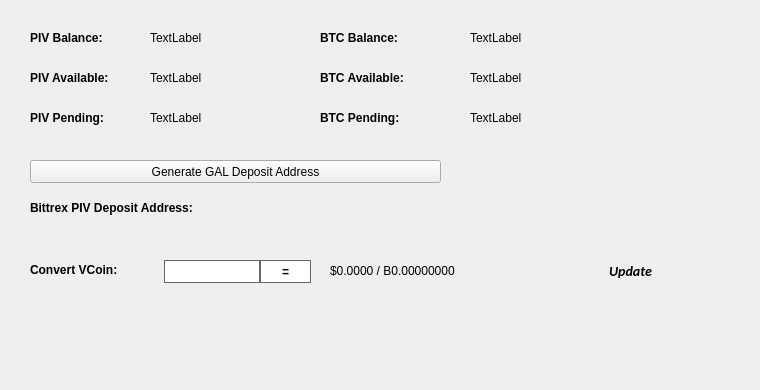
   <widget class="QWidget" name="BalanceTab">
    <attribute name="title">
     <string>Balance</string>
    </attribute>
    <widget class="QLabel" name="BitcoinBalanceLabel">
     <property name="geometry">
      <rect>
       <x>470</x>
       <y>30</y>
       <width>150</width>
       <height>16</height>
      </rect>
     </property>
     <property name="text">
      <string>TextLabel</string>
     </property>
    </widget>
    <widget class="QLabel" name="PIVBalanceLabel">
     <property name="geometry">
      <rect>
       <x>150</x>
       <y>30</y>
       <width>150</width>
       <height>16</height>
      </rect>
     </property>
     <property name="text">
      <string>TextLabel</string>
     </property>
    </widget>
    <widget class="QLabel" name="label_11">
     <property name="geometry">
      <rect>
       <x>30</x>
       <y>30</y>
       <width>101</width>
       <height>16</height>
      </rect>
     </property>
     <property name="font">
      <font>
       <weight>75</weight>
       <bold>true</bold>
      </font>
     </property>
     <property name="text">
      <string>PIV Balance:</string>
     </property>
    </widget>
    <widget class="QLabel" name="label_12">
     <property name="geometry">
      <rect>
       <x>320</x>
       <y>30</y>
       <width>101</width>
       <height>16</height>
      </rect>
     </property>
     <property name="font">
      <font>
       <weight>75</weight>
       <bold>true</bold>
      </font>
     </property>
     <property name="text">
      <string>BTC Balance:</string>
     </property>
    </widget>
    <widget class="QLabel" name="PIVAvailableLabel_2">
     <property name="geometry">
      <rect>
       <x>150</x>
       <y>70</y>
       <width>150</width>
       <height>16</height>
      </rect>
     </property>
     <property name="text">
      <string>TextLabel</string>
     </property>
    </widget>
    <widget class="QLabel" name="label_13">
     <property name="geometry">
      <rect>
       <x>30</x>
       <y>70</y>
       <width>111</width>
       <height>16</height>
      </rect>
     </property>
     <property name="font">
      <font>
       <weight>75</weight>
       <bold>true</bold>
      </font>
     </property>
     <property name="text">
      <string>PIV Available:</string>
     </property>
    </widget>
    <widget class="QLabel" name="label_14">
     <property name="geometry">
      <rect>
       <x>30</x>
       <y>110</y>
       <width>101</width>
       <height>16</height>
      </rect>
     </property>
     <property name="font">
      <font>
       <weight>75</weight>
       <bold>true</bold>
      </font>
     </property>
     <property name="text">
      <string>PIV Pending:</string>
     </property>
    </widget>
    <widget class="QLabel" name="PIVPendingLabel">
     <property name="geometry">
      <rect>
       <x>150</x>
       <y>110</y>
       <width>150</width>
       <height>16</height>
      </rect>
     </property>
     <property name="text">
      <string>TextLabel</string>
     </property>
    </widget>
    <widget class="QLabel" name="label_15">
     <property name="geometry">
      <rect>
       <x>320</x>
       <y>70</y>
       <width>111</width>
       <height>16</height>
      </rect>
     </property>
     <property name="font">
      <font>
       <weight>75</weight>
       <bold>true</bold>
      </font>
     </property>
     <property name="text">
      <string>BTC Available:</string>
     </property>
    </widget>
    <widget class="QLabel" name="BitcoinAvailableLabel">
     <property name="geometry">
      <rect>
       <x>470</x>
       <y>70</y>
       <width>150</width>
       <height>16</height>
      </rect>
     </property>
     <property name="text">
      <string>TextLabel</string>
     </property>
    </widget>
    <widget class="QLabel" name="label_31">
     <property name="geometry">
      <rect>
       <x>320</x>
       <y>110</y>
       <width>111</width>
       <height>16</height>
      </rect>
     </property>
     <property name="font">
      <font>
       <weight>75</weight>
       <bold>true</bold>
      </font>
     </property>
     <property name="text">
      <string>BTC Pending:</string>
     </property>
    </widget>
    <widget class="QLabel" name="BitcoinPendingLabel">
     <property name="geometry">
      <rect>
       <x>470</x>
       <y>110</y>
       <width>150</width>
       <height>16</height>
      </rect>
     </property>
     <property name="text">
      <string>TextLabel</string>
     </property>
    </widget>
    <widget class="QLabel" name="label_33">
     <property name="geometry">
      <rect>
       <x>30</x>
       <y>200</y>
       <width>221</width>
       <height>16</height>
      </rect>
     </property>
     <property name="font">
      <font>
       <weight>75</weight>
       <bold>true</bold>
      </font>
     </property>
     <property name="text">
      <string>Bittrex PIV Deposit Address:</string>
     </property>
    </widget>
    <widget class="QPushButton" name="GenDepositBTN">
     <property name="geometry">
      <rect>
       <x>30</x>
       <y>160</y>
       <width>411</width>
       <height>23</height>
      </rect>
     </property>
     <property name="text">
      <string>Generate GAL Deposit Address</string>
     </property>
     <property name="icon">
      <iconset resource="../galerians.qrc">
       <normaloff>:/icons/bitcoin</normaloff>:/icons/bitcoin</iconset>
     </property>
    </widget>
    <widget class="QLabel" name="DepositAddressLabel">
     <property name="geometry">
      <rect>
       <x>200</x>
       <y>200</y>
       <width>261</width>
       <height>16</height>
      </rect>
     </property>
     <property name="palette">
      <palette>
       <active>
        <colorrole role="WindowText">
         <brush brushstyle="SolidPattern">
          <color alpha="255">
           <red>0</red>
           <green>0</green>
           <blue>0</blue>
          </color>
         </brush>
        </colorrole>
        <colorrole role="Text">
         <brush brushstyle="SolidPattern">
          <color alpha="255">
           <red>0</red>
           <green>0</green>
           <blue>255</blue>
          </color>
         </brush>
        </colorrole>
       </active>
       <inactive>
        <colorrole role="WindowText">
         <brush brushstyle="SolidPattern">
          <color alpha="255">
           <red>0</red>
           <green>0</green>
           <blue>0</blue>
          </color>
         </brush>
        </colorrole>
        <colorrole role="Text">
         <brush brushstyle="SolidPattern">
          <color alpha="255">
           <red>0</red>
           <green>0</green>
           <blue>255</blue>
          </color>
         </brush>
        </colorrole>
       </inactive>
       <disabled>
        <colorrole role="WindowText">
         <brush brushstyle="SolidPattern">
          <color alpha="255">
           <red>120</red>
           <green>120</green>
           <blue>120</blue>
          </color>
         </brush>
        </colorrole>
        <colorrole role="Text">
         <brush brushstyle="SolidPattern">
          <color alpha="255">
           <red>120</red>
           <green>120</green>
           <blue>120</blue>
          </color>
         </brush>
        </colorrole>
       </disabled>
      </palette>
     </property>
     <property name="font">
      <font>
       <weight>75</weight>
       <bold>true</bold>
      </font>
     </property>
     <property name="text">
      <string/>
     </property>
     <property name="alignment">
      <set>Qt::AlignRight|Qt::AlignTrailing|Qt::AlignVCenter</set>
     </property>
     <property name="textInteractionFlags">
      <set>Qt::LinksAccessibleByMouse|Qt::TextSelectableByKeyboard|Qt::TextSelectableByMouse</set>
     </property>
    </widget>
    <widget class="QLabel" name="label_8">
     <property name="geometry">
      <rect>
       <x>460</x>
       <y>300</y>
       <width>281</width>
       <height>81</height>
      </rect>
     </property>
     <property name="text">
      <string/>
     </property>
     <property name="pixmap">
      <pixmap>:/images/bittrex</pixmap>
     </property>
    </widget>
    <widget class="QWidget" name="widgetConversion" native="true">
     <property name="geometry">
      <rect>
       <x>0</x>
       <y>250</y>
       <width>751</width>
       <height>43</height>
      </rect>
     </property>
     <property name="minimumSize">
      <size>
       <width>0</width>
       <height>43</height>
      </size>
     </property>
     <property name="styleSheet">
      <string notr="true"/>
     </property>
     <widget class="QPushButton" name="btnUpdateMarketData">
      <property name="geometry">
       <rect>
        <x>575</x>
        <y>0</y>
        <width>111</width>
        <height>41</height>
       </rect>
      </property>
      <property name="sizePolicy">
       <sizepolicy hsizetype="Expanding" vsizetype="Expanding">
        <horstretch>0</horstretch>
        <verstretch>0</verstretch>
       </sizepolicy>
      </property>
      <property name="font">
       <font>
        <family>calibri</family>
        <pointsize>-1</pointsize>
        <weight>75</weight>
        <italic>true</italic>
        <bold>true</bold>
       </font>
      </property>
      <property name="styleSheet">
       <string notr="true">margin:0px;text-align:center;padding:2px;border-radius:3px;font-style:italic;width:100px;font-size:14px;font-family:calibri;font-weight:600;</string>
      </property>
      <property name="text">
       <string>Update</string>
      </property>
      <property name="iconSize">
       <size>
        <width>150</width>
        <height>35</height>
       </size>
      </property>
      <property name="autoDefault">
       <bool>true</bool>
      </property>
      <property name="default">
       <bool>true</bool>
      </property>
     </widget>
     <widget class="QLabel" name="lblConvertVCoin">
      <property name="geometry">
       <rect>
        <x>30</x>
        <y>10</y>
        <width>131</width>
        <height>20</height>
       </rect>
      </property>
      <property name="styleSheet">
       <string notr="true"/>
      </property>
      <property name="text">
       <string>&lt;html&gt;&lt;head/&gt;&lt;body&gt;&lt;p&gt;&lt;span style=&quot; font-weight:600;&quot;&gt;Convert VCoin:&lt;/span&gt;&lt;/p&gt;&lt;/body&gt;&lt;/html&gt;</string>
      </property>
     </widget>
     <widget class="QLineEdit" name="txtConvertVCoinQty">
      <property name="geometry">
       <rect>
        <x>160</x>
        <y>10</y>
        <width>100</width>
        <height>23</height>
       </rect>
      </property>
      <property name="minimumSize">
       <size>
        <width>100</width>
        <height>23</height>
       </size>
      </property>
      <property name="maximumSize">
       <size>
        <width>100</width>
        <height>16777215</height>
       </size>
      </property>
      <property name="styleSheet">
       <string notr="true">border: 1px solid #61696c;margin-left:4px;</string>
      </property>
     </widget>
     <widget class="QPushButton" name="btnConvertGalerians">
      <property name="geometry">
       <rect>
        <x>260</x>
        <y>10</y>
        <width>51</width>
        <height>23</height>
       </rect>
      </property>
      <property name="minimumSize">
       <size>
        <width>0</width>
        <height>23</height>
       </size>
      </property>
      <property name="styleSheet">
       <string notr="true">border:1px solid #61696c;background:white;font-weight:600;</string>
      </property>
      <property name="text">
       <string>=</string>
      </property>
     </widget>
     <widget class="QLabel" name="lblConvertVCoinResults">
      <property name="geometry">
       <rect>
        <x>330</x>
        <y>0</y>
        <width>201</width>
        <height>41</height>
       </rect>
      </property>
      <property name="styleSheet">
       <string notr="true"/>
      </property>
      <property name="text">
       <string>$0.0000 / B0.00000000</string>
      </property>
     </widget>
     <widget class="QLabel" name="iconOverviewUpdateWait">
      <property name="geometry">
       <rect>
        <x>670</x>
        <y>10</y>
        <width>24</width>
        <height>24</height>
       </rect>
      </property>
      <property name="text">
       <string/>
      </property>
      <property name="pixmap">
       <pixmap resource="../galerians.qrc">:/icons/transaction_1</pixmap>
      </property>
      <property name="scaledContents">
       <bool>true</bool>
      </property>
      <property name="alignment">
       <set>Qt::AlignCenter</set>
      </property>
     </widget>
    </widget>
   </widget>
